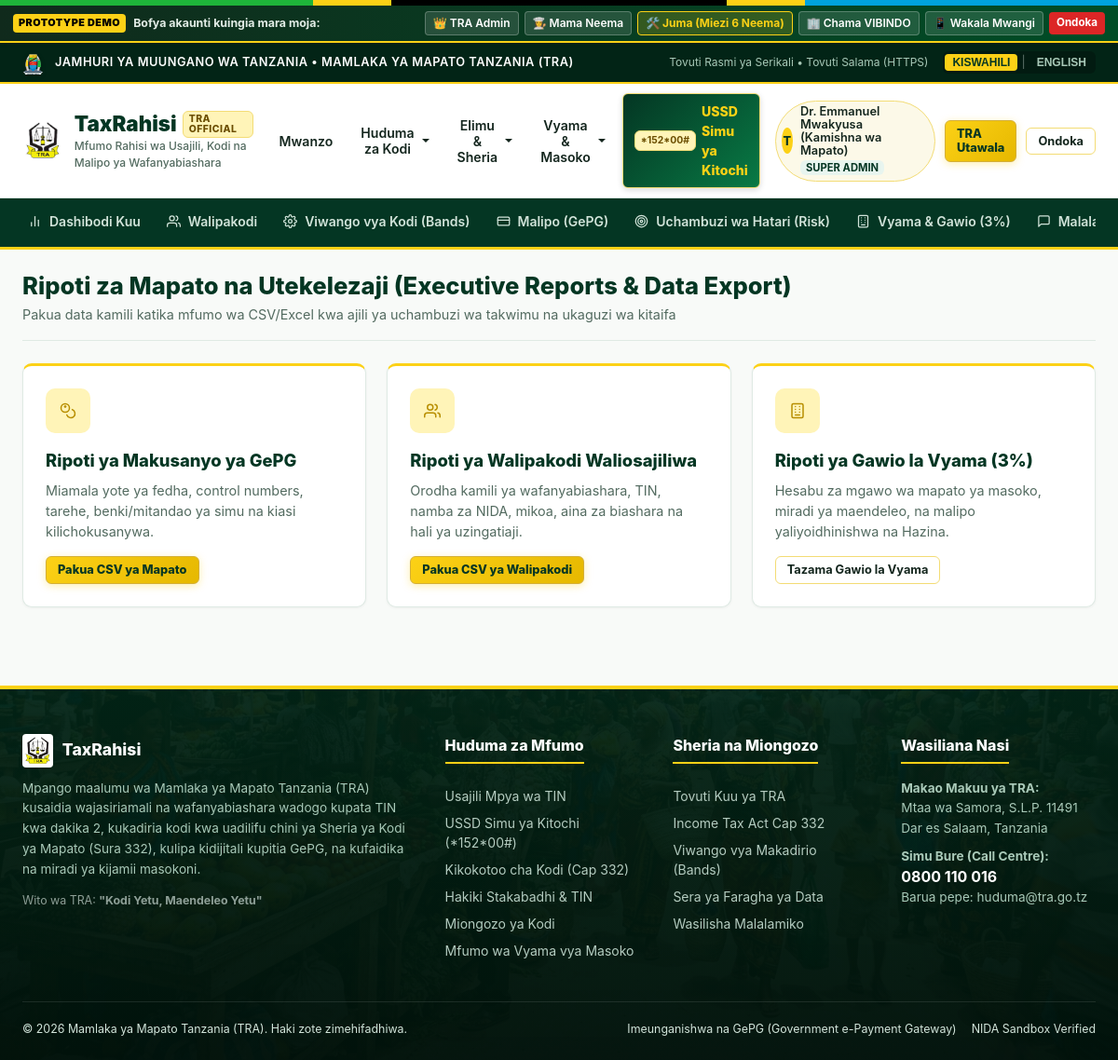
The page /admin/reports (signed in) on the database its author committed.
### database.py (models this page shows)
class User(Base):
    __tablename__ = "users"
    id = Column(Integer, primary_key=True)
    username = Column(String(100), unique=True, nullable=False) # phone or email or staff id
    email = Column(String(120), unique=True, nullable=True)
    phone_number = Column(String(20), unique=True, nullable=False)
    password_hash = Column(String(255), nullable=False)
    full_name = Column(String(120), nullable=False)
    role_id = Column(Integer, ForeignKey("roles.id"), nullable=False)
    is_active = Column(Boolean, default=True)
    mfa_enabled = Column(Boolean, default=False)
    created_at = Column(DateTime, default=datetime.datetime.utcnow)
    last_login = Column(DateTime, nullable=True)
    role = relationship("Role")
    taxpayer_profile = relationship("Taxpayer", back_populates="user", uselist=False)
    agent_profile = relationship("AssociationAgent", back_populates="user", uselist=False)

class Role(Base):
    __tablename__ = "roles"
    id = Column(Integer, primary_key=True)
    name = Column(String(50), unique=True, nullable=False) # super_admin, tra_admin, revenue_officer, association_admin, association_agent, taxpayer, auditor, support_officer
    description = Column(String(200))
    created_at = Column(DateTime, default=datetime.datetime.utcnow)

### routes/admin.py (the view, shortened to what this page needs)
@admin_bp.route('/reports')
@login_required
@roles_required('super_admin', 'tra_admin', 'revenue_officer', 'auditor')
def reports():
    db = SessionLocal()
    try:
        export_format = request.args.get('format')
        report_type = request.args.get('type', 'collections')
        return render_template('admin/reports.html')
    finally:
        db.close()

### templates/admin/reports.html (shortened to what this page needs)
{% extends "base.html" %}
{% block portal_subnav %}
<div class="portal-subnav">
    <div class="subnav-container">
        <a href="{{ url_for('admin.dashboard') }}" class="subnav-link">{{ icon('chart', 'icon-sm') }} Dashibodi Kuu</a>
        <a href="{{ url_for('admin.taxpayers') }}" class="subnav-link">{{ icon('users', 'icon-sm') }} Walipakodi</a>
        <a href="{{ url_for('admin.tax_rules') }}" class="subnav-link">{{ icon('settings', 'icon-sm') }} Viwango vya Kodi (Bands)</a>
        <a href="{{ url_for('admin.payments') }}" class="subnav-link">{{ icon('card', 'icon-sm') }} Malipo (GePG)</a>
        <a href="{{ url_for('admin.compliance') }}" class="subnav-link">{{ icon('target', 'icon-sm') }} Uchambuzi wa Hatari (Risk)</a>
        <a href="{{ url_for('admin.associations') }}" class="subnav-link">{{ icon('building', 'icon-sm') }} Vyama & Gawio (3%)</a>
        <a href="{{ url_for('admin.complaints') }}" class="subnav-link">{{ icon('message', 'icon-sm') }} Malalamiko</a>
    </div>
</div>
{% endblock %}
{% block content %}
<div class="page-header">
    <div>
        <h1 class="page-title">Ripoti za Mapato na Utekelezaji (Executive Reports & Data Export)</h1>
        <p class="page-subtitle">Pakua data kamili katika mfumo wa CSV/Excel kwa ajili ya uchambuzi wa takwimu na ukaguzi wa kitaifa</p>
    </div>
</div>
<div class="features-grid">
    <div class="feature-box">
        <div class="feature-icon-box">{{ icon('coins', 'icon-gold') }}</div>
        <h3 class="feature-title">Ripoti ya Makusanyo ya GePG</h3>
        <p class="feature-text">
            Miamala yote ya fedha, control numbers, tarehe, benki/mitandao ya simu na kiasi kilichokusanywa.
        </p>
        <div style="margin-top:16px;">
            <a href="{{ url_for('admin.reports') }}?format=csv&type=collections" class="btn btn-primary btn-sm">Pakua CSV ya Mapato</a>
        </div>
    </div>
    <div class="feature-box">
        <div class="feature-icon-box">{{ icon('users', 'icon-gold') }}</div>
        <h3 class="feature-title">Ripoti ya Walipakodi Waliosajiliwa</h3>
        <p class="feature-text">
            Orodha kamili ya wafanyabiashara, TIN, namba za NIDA, mikoa, aina za biashara na hali ya uzingatiaji.
        </p>
        <div style="margin-top:16px;">
            <a href="{{ url_for('admin.reports') }}?format=csv&type=taxpayers" class="btn btn-primary btn-sm">Pakua CSV ya Walipakodi</a>
        </div>
    </div>
    <div class="feature-box">
        <div class="feature-icon-box">{{ icon('building', 'icon-gold') }}</div>
        <h3 class="feature-title">Ripoti ya Gawio la Vyama (3%)</h3>
        <p class="feature-text">
            Hesabu za mgawo wa mapato ya masoko, miradi ya maendeleo, na malipo yaliyoidhinishwa na Hazina.
        </p>
        <div style="margin-top:16px;">
            <a href="{{ url_for('admin.associations') }}" class="btn btn-secondary btn-sm">Tazama Gawio la Vyama</a>
        </div>
    </div>
</div>
{% endblock %}

### templates/base.html (shortened to what this page needs)
{% from "macros/icons.html" import icon %}
<!DOCTYPE html>
<html lang="sw-TZ">
<head>
    <link rel="stylesheet" href="{{ url_for('static', filename='css/style.css') }}">
</head>
<body>
    <div class="national-ribbon" title="Jamhuri ya Muungano wa Tanzania"></div>
    <div style="background: linear-gradient(90deg, #102A1C 0%, #004D26 100%); color: #FFFFFF; padding: 6px 14px; font-size: 0.775rem; border-bottom: 2px solid var(--gold-accent); display: flex; align-items: center; justify-content: space-between; flex-wrap: wrap; gap: 8px; z-index: 9999; box-shadow: 0 2px 4px rgba(0,0,0,0.15);">
        <div style="display: flex; align-items: center; gap: 8px; font-weight: 700;">
            <span style="background: var(--gold-accent); color: #000; padding: 2px 6px; border-radius: 4px; font-size: 0.675rem; font-weight: 900; letter-spacing: 0.5px;">PROTOTYPE DEMO</span>
            <span style="color: #E2ECE6;">Bofya akaunti kuingia mara moja:</span>
        </div>
        <div style="display: flex; align-items: center; gap: 6px; flex-wrap: wrap;">
            <a href="{{ url_for('public.demo_login', role_or_key='admin') }}" style="background: rgba(255,255,255,0.12); color: #FFF; padding: 3px 8px; border-radius: 4px; text-decoration: none; border: 1px solid rgba(255,255,255,0.25); display: inline-flex; align-items: center; gap: 4px; font-weight: 600; font-size: 0.75rem;">
                👑 TRA Admin
            </a>
            <a href="{{ url_for('public.demo_login', role_or_key='neema') }}" style="background: rgba(255,255,255,0.12); color: #FFF; padding: 3px 8px; border-radius: 4px; text-decoration: none; border: 1px solid rgba(255,255,255,0.25); display: inline-flex; align-items: center; gap: 4px; font-weight: 600; font-size: 0.75rem;">
                👩‍🍳 Mama Neema
            </a>
            <a href="{{ url_for('public.demo_login', role_or_key='juma') }}" style="background: rgba(252,209,22,0.18); color: #FCD116; padding: 3px 8px; border-radius: 4px; text-decoration: none; border: 1px solid #FCD116; display: inline-flex; align-items: center; gap: 4px; font-weight: 700; font-size: 0.75rem;" title="Mlipakodi katika Kipindi cha Neema cha Miezi 6">
                🛠️ Juma (Miezi 6 Neema)
            </a>
            <a href="{{ url_for('public.demo_login', role_or_key='vibindo') }}" style="background: rgba(255,255,255,0.12); color: #FFF; padding: 3px 8px; border-radius: 4px; text-decoration: none; border: 1px solid rgba(255,255,255,0.25); display: inline-flex; align-items: center; gap: 4px; font-weight: 600; font-size: 0.75rem;">
                🏢 Chama VIBINDO
            </a>
            <a href="{{ url_for('public.demo_login', role_or_key='agent') }}" style="background: rgba(255,255,255,0.12); color: #FFF; padding: 3px 8px; border-radius: 4px; text-decoration: none; border: 1px solid rgba(255,255,255,0.25); display: inline-flex; align-items: center; gap: 4px; font-weight: 600; font-size: 0.75rem;">
                📱 Wakala Mwangi
            </a>
            {% if current_user %}
            <a href="{{ url_for('public.logout') }}" style="background: #DC2626; color: #FFF; padding: 3px 8px; border-radius: 4px; text-decoration: none; font-weight: 700; font-size: 0.725rem;" title="Ondoka kwenye akaunti hii">
                Ondoka
            </a>
            {% endif %}
        </div>
    </div>
    <header class="govt-masthead">
        <div class="masthead-inner">
            <div class="masthead-left">
                <img src="{{ url_for('static', filename='images/tanzania_coat_of_arms.svg') }}" alt="Ngao ya Taifa" class="govt-crest">
                <span class="govt-badge">JAMHURI YA MUUNGANO WA TANZANIA &bull; MAMLAKA YA MAPATO TANZANIA (TRA)</span>
            </div>
            <div class="masthead-right">
                <span style="font-size:0.75rem; color:#A9C9B8;">Tovuti Rasmi ya Serikali &bull; Tovuti Salama (HTTPS)</span>
                <div class="lang-switch">
                    <button class="lang-btn active">KISWAHILI</button>
                    <span style="color:#5C7268;">|</span>
                    <button class="lang-btn">ENGLISH</button>
                </div>
            </div>
        </div>
    </header>
    <nav class="main-nav">
        <div class="nav-container">
            <a href="{{ url_for('public.index') }}" class="brand-wrapper">
                <img src="{{ url_for('static', filename='images/tra_icon.png') }}" alt="TRA Logo" class="brand-logo-img">
                <div class="brand-text">
                    <div class="brand-title">
                        TaxRahisi
                        <span class="brand-badge">TRA OFFICIAL</span>
                    </div>
                    <span class="brand-sub">Mfumo Rahisi wa Usajili, Kodi na Malipo ya Wafanyabiashara</span>
                </div>
            </a>
            <ul class="nav-links">
                <li>
                    <a href="{{ url_for('public.index') }}" class="nav-link {% if request.endpoint == 'public.index' %}active{% endif %}">
                        Mwanzo
                    </a>
                </li>
                <li class="nav-dropdown">
                    <button type="button" class="nav-link dropdown-toggle {% if request.endpoint in ['taxpayer.register', 'public.calculator', 'public.quick_verify', 'public.verify', 'public.how_it_works'] %}active{% endif %}">
                        Huduma za Kodi
                    </button>
                </li>
                <li class="nav-dropdown">
                    <button type="button" class="nav-link dropdown-toggle {% if request.endpoint in ['public.education', 'public.about'] %}active{% endif %}">
                        Elimu & Sheria
                    </button>
                </li>
                <li class="nav-dropdown">
                    <button type="button" class="nav-link dropdown-toggle {% if request.endpoint in ['public.associations_programme', 'public.associations', 'public.contact'] %}active{% endif %}">
                        Vyama & Masoko
                    </button>
                </li>
                <li>
                    <a href="{{ url_for('public.ussd_simulator') }}" class="nav-link nav-link-ussd {% if request.endpoint in ['public.ussd_simulator', 'public.ussd'] %}active{% endif %}" style="display:flex; align-items:center; gap:6px;">
                        <span class="badge badge-gold" style="padding:2px 6px; font-size:0.65rem;">*152*00#</span> USSD Simu ya Kitochi
                    </a>
                </li>
            </ul>
            <div class="nav-actions">
                {% if current_user %}
                    <div class="user-pill">
                        <div class="user-avatar">{{ current_user.username[0]|upper }}</div>
                        <div>
                            <div style="font-weight:600; font-size:0.8rem; line-height:1.1;">{{ current_user.full_name }}</div>
                            <span class="user-role-badge">{{ current_user.role|replace('_', ' ') }}</span>
                        </div>
                    </div>
                    {% if current_user.role == 'taxpayer' %}
                        <a href="{{ url_for('taxpayer.dashboard') }}" class="btn btn-primary btn-sm">Dashibodi Yangu</a>
                    {% elif current_user.role == 'association_admin' %}
                        <a href="{{ url_for('association.dashboard') }}" class="btn btn-primary btn-sm">Dashibodi ya Chama</a>
                    {% elif current_user.role == 'association_agent' %}
                        <a href="{{ url_for('agent.dashboard') }}" class="btn btn-primary btn-sm">Dashibodi ya Wakala</a>
                    {% elif current_user.role in ['super_admin', 'tra_admin', 'revenue_officer', 'auditor'] %}
                        <a href="{{ url_for('admin.dashboard') }}" class="btn btn-primary btn-sm">TRA Utawala</a>
                    {% endif %}
                    <a href="{{ url_for('public.logout') }}" class="btn btn-secondary btn-sm" title="Ondoka">Ondoka</a>
                {% else %}
                    <a href="{{ url_for('taxpayer.register') }}" class="btn btn-primary btn-sm">Jisajili (Pata TIN)</a>
                    <a href="{{ url_for('public.login') }}" class="btn btn-secondary btn-sm">Ingia Mfumo</a>
                {% endif %}
            </div>
        </div>
    </nav>
    {% block portal_subnav %}{% endblock %}
    <main class="main-content">
        {% block content %}{% endblock %}
    </main>
    <footer class="site-footer">
        <div class="footer-container">
            <div class="footer-col">
                <div style="display:flex; align-items:center; gap:10px; margin-bottom:12px;">
                    <img src="{{ url_for('static', filename='images/tra_icon.png') }}" alt="TRA Logo" style="height:36px; border-radius:4px;">
                    <span style="font-size:1.1rem; font-weight:800; color:#FFFFFF;">TaxRahisi</span>
                </div>
                <p style="font-size:0.85rem; line-height:1.6; margin-bottom:14px; color:#A9C9B8;">
                    Mpango maalumu wa Mamlaka ya Mapato Tanzania (TRA) kusaidia wajasiriamali na wafanyabiashara wadogo kupata TIN kwa dakika 2, kukadiria kodi kwa uadilifu chini ya Sheria ya Kodi ya Mapato (Sura 332), kulipa kidijitali kupitia GePG, na kufaidika na miradi ya kijamii masokoni.
                </p>
                <div style="font-size:0.775rem; color:#8E9F97;">
                    Wito wa TRA: <strong>"Kodi Yetu, Maendeleo Yetu"</strong>
                </div>
            </div>
            <div class="footer-col">
                <h4>Huduma za Mfumo</h4>
                <ul class="footer-links">
                    <li><a href="{{ url_for('taxpayer.register') }}">Usajili Mpya wa TIN</a></li>
                    <li><a href="{{ url_for('public.ussd_simulator') }}">USSD Simu ya Kitochi (*152*00#)</a></li>
                    <li><a href="{{ url_for('public.calculator') }}">Kikokotoo cha Kodi (Cap 332)</a></li>
                    <li><a href="{{ url_for('public.verify') }}">Hakiki Stakabadhi & TIN</a></li>
                    <li><a href="{{ url_for('public.education') }}">Miongozo ya Kodi</a></li>
                    <li><a href="{{ url_for('public.associations') }}">Mfumo wa Vyama vya Masoko</a></li>
                </ul>
            </div>
            <div class="footer-col">
                <h4>Sheria na Miongozo</h4>
                <ul class="footer-links">
                    <li><a href="https://www.tra.go.tz" target="_blank" rel="noopener">Tovuti Kuu ya TRA</a></li>
                    <li><a href="{{ url_for('public.education') }}">Income Tax Act Cap 332</a></li>
                    <li><a href="{{ url_for('public.education') }}">Viwango vya Makadirio (Bands)</a></li>
                    <li><a href="{{ url_for('public.about') }}">Sera ya Faragha ya Data</a></li>
                    <li><a href="{{ url_for('public.contact') }}">Wasilisha Malalamiko</a></li>
                </ul>
            </div>
            <div class="footer-col">
                <h4>Wasiliana Nasi</h4>
                <p style="font-size:0.85rem; line-height:1.6; color:#A9C9B8; margin-bottom:8px;">
                    <strong>Makao Makuu ya TRA:</strong><br>
                    Mtaa wa Samora, S.L.P. 11491<br>
                    Dar es Salaam, Tanzania
                </p>
                <p style="font-size:0.85rem; color:#A9C9B8;">
                    <strong>Simu Bure (Call Centre):</strong><br>
                    <span style="color:#FFFFFF; font-size:1rem; font-weight:700;">0800 110 016</span><br>
                    Barua pepe: huduma@tra.go.tz
                </p>
            </div>
        </div>
        <div class="footer-bottom">
            <div>
                &copy; {{ year }} Mamlaka ya Mapato Tanzania (TRA). Haki zote zimehifadhiwa.
            </div>
            <div style="display:flex; gap:16px;">
                <span>Imeunganishwa na GePG (Government e-Payment Gateway)</span>
                <span>NIDA Sandbox Verified</span>
            </div>
        </div>
    </footer>
</body>
</html>

### rows shown on the page
User: username "T", full_name "Dr. Emmanuel Mwakyusa (Kamishna wa Mapato)"
Role: role "SUPER ADMIN"
